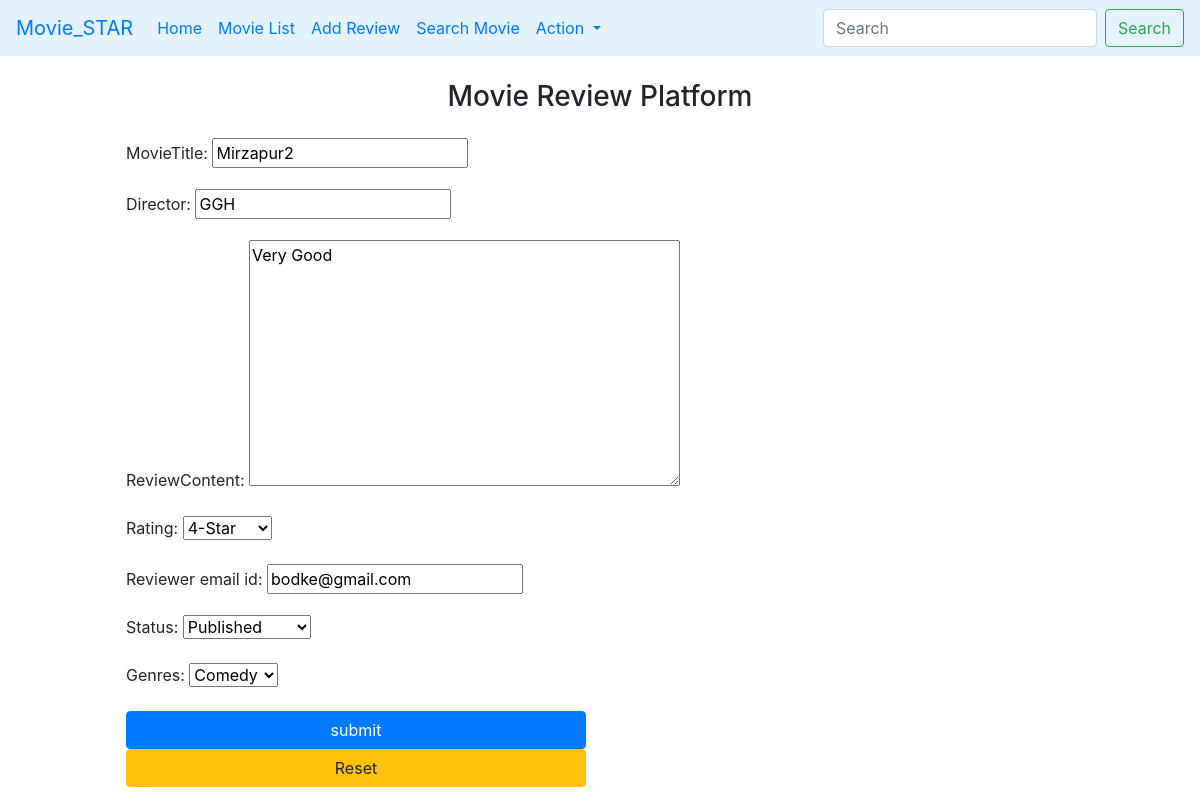
/u/4, run on the app's committed database.
### main/models.py (models this page shows, shortened)
class Movie_Review(models.Model):
    MovieTitle = models.CharField(max_length=200)
    director = models.CharField(max_length=100)
    reviewContent = models.TextField(max_length=200, null=False)
    rating = models.TextField(choices = rating, null=False)
    created_at = models.DateTimeField(auto_now_add=True)
    reviewer_email_id = models.EmailField(max_length=100)
    status = models.TextField(choices=status_cho)
    genres = models.TextField(choices = DEMO_CHOICES)

### main/views.py (the view)
# urls.py: path("u/<int:pk>", update, name = "update"),
def update(request, pk):
    obj = Movie_Review.objects.get(pk=pk)
    form = MovieReviewForm(instance=obj)
    if request.method == 'POST':
        form = MovieReviewForm(request.POST, instance=obj)
        if form.is_valid():
            form.save()
            return redirect("show")
    return render (request, "main/index.html", locals())

### main/forms.py
class MovieReviewForm(forms.ModelForm):
    class Meta:
        model = Movie_Review
        fields = "__all__"

### templates/main/index.html (shortened to what this page needs)
 {% extends "main/base.html" %}
 {%block main%}
 <div class="container m-3 ">
    <div class="row">
    <div class="col-sm-10 offset-1">
        <form method = "POST">
            {{form.as_p}}
            <input type="submit" value="submit" class="btn btn-primary col-6 ">
            <input type="reset" value="Reset" class="btn btn-warning col-6 float-end ">
        </form>
    </div>
</div>
</div>
 {% endblock %}

### data on the page
Movie_Review: MovieTitle "Mirzapur2", director "GGH", reviewContent "Very Good", rating "4-Star", reviewer_email_id "bodke@gmail.com", status "Published", genres "Comedy"
